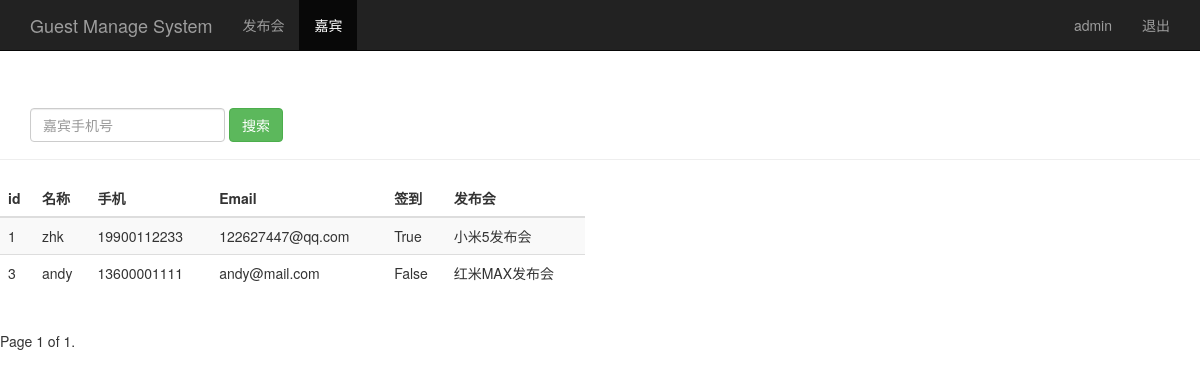
The page /guest_manage/ (signed in) on the database its author committed.
### sign/models.py (models this page shows, shortened)
class Guest(models.Model):
    event = models.ForeignKey(Event)
    realname = models.CharField(max_length=64)
    phone = models.CharField(max_length=16)
    email = models.EmailField()
    sign = models.BooleanField()
    create_time = models.DateTimeField(auto_now=True)
    class Meta:
        unique_together = ("event", "phone")

class Event(models.Model):
    name =  models.CharField(max_length=100)
    limit = models.IntegerField()
    status = models.BooleanField()
    address = models.CharField(max_length=200)
    start_time = models.DateTimeField('events time')
    create_time = models.DateTimeField(auto_now=True)
    def __str__(self):
        return self.name

### sign/views.py (the view)
# urls.py: url(r'^guest_manage/$', views.guest_manage),
@login_required
def guest_manage(request):
    username = request.session.get('user', '')
    guest_list = Guest.objects.all()
    paginator = Paginator(guest_list,5)
    page = request.GET.get('page')
    try:
        contacts = paginator.page(page)
    except PageNotAnInteger:
        contacts = paginator.page(1)
    except EmptyPage:
        contacts = paginator.page(paginator.num_pages)
    return render(request, "guest_manage.html", {"user": username,
                                                 "guests": contacts})

### sign/templates/guest_manage.html (shortened to what this page needs)
<!DOCTYPE html>
<html lang="en">
<head>
    {% load bootstrap3 %}
    {% bootstrap_css %}
</head>
<body>
    <nav class="navbar navbar-inverse navbar-fixed-top">
        <div class="container">
            <div class="navbar-header">
                <a class="navbar-brand" href="/guest_manage/">Guest Manage System</a>
            </div>
            <div id="navbar" class="collapse navbar-collapse">
                <ul class="nav navbar-nav">
                    <li><a href="/event_manage/">发布会</a></li>
                    <li class="active"><a href="#about">嘉宾</a></li>
                </ul>
                <ul class="nav navbar-nav navbar-right">
                    <li><a href="#">{{user}}</a></li>
                    <li><a href="/logout/">退出</a></li>
                </ul>
            </div>
        </div>
    </nav>
    <div class="page-header" style="padding-top: 60px;">
        <div id="navbar" class="navbar-collapse collapse">
            <form class="navbar-form" method="get" action="/search_phone/">
                <div class="form-group">
                    <input name="phone" type="text" placeholder="嘉宾手机号" class="form-control">
                </div>
                <button type="submit" class="btn btn-success">搜索</button>
            </form>
        </div>
    </div>
    <div class="row">
        <div class="col-md-6">
            <table class="table table-striped">
                <thead>
                    <tr>
                        <th>id</th>
                        <th>名称</th>
                        <th>手机</th>
                        <th>Email</th>
                        <th>签到</th>
                        <th>发布会</th>
                    </tr>
                </thead>
                <tbody>
                    {% for guest in guests %}
                        <tr>
                            <td>{{ guest.id }}</td>
                            <td>{{ guest.realname }}</td>
                            <td>{{ guest.phone }}</td>
                            <td>{{ guest.email }}</td>
                            <td>{{ guest.sign }}</td>
                            <td>{{ guest.event }}</td>
                        </tr>
                    {% endfor %}
                </tbody>
            </table>
        </div>
    </div>
    <div class="pagination">
        <span class="step-links">
                <span class="current">
                    Page {{ guests.number }} of {{ guests.paginator.num_pages }}.
                </span>
        </span>
    </div>
</body>
</html>

### rows shown on the page
Guest: id "1", realname "zhk", phone "19900112233", email "122627447@qq.com", sign "True", event "小米5发布会"
Guest: id "3", realname "andy", phone "13600001111", email "andy@mail.com", sign "False", event "红米MAX发布会"

### other values the page prints
{{ user }} "admin"
{{ guests.number }} "1"
{{ guests.paginator.num_pages }} "1"
